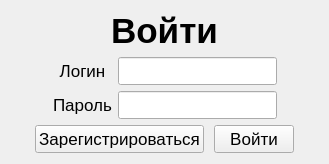
<?xml version="1.0" encoding="UTF-8"?>
<ui version="4.0">
 <class>Welcome</class>
 <widget class="QWidget" name="Welcome">
  <property name="geometry">
   <rect>
    <x>0</x>
    <y>0</y>
    <width>329</width>
    <height>139</height>
   </rect>
  </property>
  <layout class="QVBoxLayout" name="verticalLayout_2">
   <item>
    <layout class="QVBoxLayout" name="verticalLayout">
     <item>
      <widget class="QLabel" name="title">
       <property name="maximumSize">
        <size>
         <width>16777215</width>
         <height>50</height>
        </size>
       </property>
       <property name="font">
        <font>
         <pointsize>26</pointsize>
         <bold>true</bold>
        </font>
       </property>
       <property name="text">
        <string>Войти</string>
       </property>
       <property name="alignment">
        <set>Qt::AlignCenter</set>
       </property>
      </widget>
     </item>
     <item>
      <layout class="QGridLayout" name="gridLayout">
       <item row="1" column="3">
        <spacer name="horizontalSpacer_3">
         <property name="orientation">
          <enum>Qt::Horizontal</enum>
         </property>
         <property name="sizeHint" stdset="0">
          <size>
           <width>40</width>
           <height>20</height>
          </size>
         </property>
        </spacer>
       </item>
       <item row="0" column="1">
        <widget class="QLabel" name="login">
         <property name="font">
          <font>
           <pointsize>13</pointsize>
          </font>
         </property>
         <property name="text">
          <string>Логин</string>
         </property>
         <property name="alignment">
          <set>Qt::AlignCenter</set>
         </property>
        </widget>
       </item>
       <item row="0" column="3">
        <spacer name="horizontalSpacer">
         <property name="orientation">
          <enum>Qt::Horizontal</enum>
         </property>
         <property name="sizeHint" stdset="0">
          <size>
           <width>40</width>
           <height>20</height>
          </size>
         </property>
        </spacer>
       </item>
       <item row="1" column="1">
        <widget class="QLabel" name="password">
         <property name="font">
          <font>
           <pointsize>13</pointsize>
          </font>
         </property>
         <property name="text">
          <string>Пароль</string>
         </property>
         <property name="alignment">
          <set>Qt::AlignCenter</set>
         </property>
        </widget>
       </item>
       <item row="1" column="2">
        <widget class="QLineEdit" name="enter_password">
         <property name="font">
          <font>
           <pointsize>13</pointsize>
          </font>
         </property>
         <property name="acceptDrops">
          <bool>true</bool>
         </property>
         <property name="echoMode">
          <enum>QLineEdit::Password</enum>
         </property>
        </widget>
       </item>
       <item row="0" column="2">
        <widget class="QLineEdit" name="enter_login">
         <property name="font">
          <font>
           <pointsize>13</pointsize>
          </font>
         </property>
        </widget>
       </item>
       <item row="0" column="0">
        <spacer name="horizontalSpacer_4">
         <property name="orientation">
          <enum>Qt::Horizontal</enum>
         </property>
         <property name="sizeHint" stdset="0">
          <size>
           <width>40</width>
           <height>20</height>
          </size>
         </property>
        </spacer>
       </item>
       <item row="1" column="0">
        <spacer name="horizontalSpacer_5">
         <property name="orientation">
          <enum>Qt::Horizontal</enum>
         </property>
         <property name="sizeHint" stdset="0">
          <size>
           <width>40</width>
           <height>20</height>
          </size>
         </property>
        </spacer>
       </item>
      </layout>
     </item>
     <item>
      <layout class="QHBoxLayout" name="horizontalLayout">
       <property name="spacing">
        <number>10</number>
       </property>
       <item>
        <spacer name="horizontalSpacer_6">
         <property name="orientation">
          <enum>Qt::Horizontal</enum>
         </property>
         <property name="sizeHint" stdset="0">
          <size>
           <width>40</width>
           <height>20</height>
          </size>
         </property>
        </spacer>
       </item>
       <item>
        <widget class="QPushButton" name="reg_in">
         <property name="font">
          <font>
           <pointsize>13</pointsize>
          </font>
         </property>
         <property name="text">
          <string>Зарегистрироваться</string>
         </property>
        </widget>
       </item>
       <item>
        <widget class="QPushButton" name="log_in">
         <property name="font">
          <font>
           <pointsize>13</pointsize>
          </font>
         </property>
         <property name="text">
          <string>Войти</string>
         </property>
        </widget>
       </item>
       <item>
        <spacer name="horizontalSpacer_8">
         <property name="orientation">
          <enum>Qt::Horizontal</enum>
         </property>
         <property name="sizeHint" stdset="0">
          <size>
           <width>40</width>
           <height>20</height>
          </size>
         </property>
        </spacer>
       </item>
      </layout>
     </item>
    </layout>
   </item>
  </layout>
 </widget>
 <resources/>
 <connections/>
</ui>
